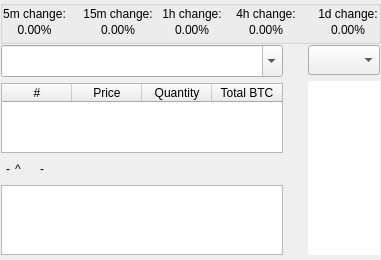
         <widget class="LiveData" name="live_data" native="true">
          <property name="sizePolicy">
           <sizepolicy hsizetype="Preferred" vsizetype="Expanding">
            <horstretch>0</horstretch>
            <verstretch>0</verstretch>
           </sizepolicy>
          </property>
          <layout class="QVBoxLayout" name="verticalLayout_23">
           <property name="spacing">
            <number>0</number>
           </property>
           <property name="leftMargin">
            <number>0</number>
           </property>
           <property name="topMargin">
            <number>0</number>
           </property>
           <property name="rightMargin">
            <number>0</number>
           </property>
           <property name="bottomMargin">
            <number>0</number>
           </property>
           <item>
            <widget class="QGroupBox" name="percent_frame">
             <property name="sizePolicy">
              <sizepolicy hsizetype="Preferred" vsizetype="Fixed">
               <horstretch>0</horstretch>
               <verstretch>0</verstretch>
              </sizepolicy>
             </property>
             <property name="maximumSize">
              <size>
               <width>16777215</width>
               <height>45</height>
              </size>
             </property>
             <layout class="QHBoxLayout" name="percent_changes_bar">
              <property name="spacing">
               <number>0</number>
              </property>
              <property name="leftMargin">
               <number>0</number>
              </property>
              <property name="topMargin">
               <number>0</number>
              </property>
              <property name="rightMargin">
               <number>0</number>
              </property>
              <property name="bottomMargin">
               <number>0</number>
              </property>
              <item>
               <layout class="QVBoxLayout" name="verticalLayout_12">
                <property name="spacing">
                 <number>2</number>
                </property>
                <property name="topMargin">
                 <number>1</number>
                </property>
                <property name="rightMargin">
                 <number>15</number>
                </property>
                <property name="bottomMargin">
                 <number>4</number>
                </property>
                <item>
                 <widget class="QLabel" name="label_27">
                  <property name="sizePolicy">
                   <sizepolicy hsizetype="Minimum" vsizetype="Preferred">
                    <horstretch>0</horstretch>
                    <verstretch>0</verstretch>
                   </sizepolicy>
                  </property>
                  <property name="text">
                   <string>5m change:</string>
                  </property>
                  <property name="alignment">
                   <set>Qt::AlignCenter</set>
                  </property>
                 </widget>
                </item>
                <item>
                 <widget class="QLabel" name="change_5m">
                  <property name="sizePolicy">
                   <sizepolicy hsizetype="Minimum" vsizetype="Preferred">
                    <horstretch>0</horstretch>
                    <verstretch>0</verstretch>
                   </sizepolicy>
                  </property>
                  <property name="text">
                   <string>0.00%</string>
                  </property>
                  <property name="alignment">
                   <set>Qt::AlignCenter</set>
                  </property>
                 </widget>
                </item>
               </layout>
              </item>
              <item>
               <layout class="QVBoxLayout" name="verticalLayout_14">
                <property name="spacing">
                 <number>2</number>
                </property>
                <property name="topMargin">
                 <number>1</number>
                </property>
                <property name="rightMargin">
                 <number>0</number>
                </property>
                <property name="bottomMargin">
                 <number>4</number>
                </property>
                <item>
                 <widget class="QLabel" name="label_23">
                  <property name="sizePolicy">
                   <sizepolicy hsizetype="Minimum" vsizetype="Preferred">
                    <horstretch>0</horstretch>
                    <verstretch>0</verstretch>
                   </sizepolicy>
                  </property>
                  <property name="text">
                   <string>15m change:</string>
                  </property>
                  <property name="alignment">
                   <set>Qt::AlignCenter</set>
                  </property>
                 </widget>
                </item>
                <item>
                 <widget class="QLabel" name="change_15m">
                  <property name="sizePolicy">
                   <sizepolicy hsizetype="Minimum" vsizetype="Preferred">
                    <horstretch>0</horstretch>
                    <verstretch>0</verstretch>
                   </sizepolicy>
                  </property>
                  <property name="text">
                   <string>0.00%</string>
                  </property>
                  <property name="alignment">
                   <set>Qt::AlignCenter</set>
                  </property>
                 </widget>
                </item>
               </layout>
              </item>
              <item>
               <layout class="QVBoxLayout" name="verticalLayout_15">
                <property name="spacing">
                 <number>2</number>
                </property>
                <property name="topMargin">
                 <number>1</number>
                </property>
                <property name="rightMargin">
                 <number>0</number>
                </property>
                <property name="bottomMargin">
                 <number>4</number>
                </property>
                <item>
                 <widget class="QLabel" name="label_24">
                  <property name="sizePolicy">
                   <sizepolicy hsizetype="Minimum" vsizetype="Preferred">
                    <horstretch>0</horstretch>
                    <verstretch>0</verstretch>
                   </sizepolicy>
                  </property>
                  <property name="text">
                   <string>1h change:</string>
                  </property>
                  <property name="alignment">
                   <set>Qt::AlignCenter</set>
                  </property>
                 </widget>
                </item>
                <item>
                 <widget class="QLabel" name="change_1h">
                  <property name="sizePolicy">
                   <sizepolicy hsizetype="Minimum" vsizetype="Preferred">
                    <horstretch>0</horstretch>
                    <verstretch>0</verstretch>
                   </sizepolicy>
                  </property>
                  <property name="text">
                   <string>0.00%</string>
                  </property>
                  <property name="alignment">
                   <set>Qt::AlignCenter</set>
                  </property>
                 </widget>
                </item>
               </layout>
              </item>
              <item>
               <layout class="QVBoxLayout" name="verticalLayout_16">
                <property name="spacing">
                 <number>2</number>
                </property>
                <property name="topMargin">
                 <number>1</number>
                </property>
                <property name="rightMargin">
                 <number>0</number>
                </property>
                <property name="bottomMargin">
                 <number>4</number>
                </property>
                <item>
                 <widget class="QLabel" name="label_22">
                  <property name="sizePolicy">
                   <sizepolicy hsizetype="Minimum" vsizetype="Preferred">
                    <horstretch>0</horstretch>
                    <verstretch>0</verstretch>
                   </sizepolicy>
                  </property>
                  <property name="text">
                   <string>4h change:</string>
                  </property>
                  <property name="alignment">
                   <set>Qt::AlignCenter</set>
                  </property>
                 </widget>
                </item>
                <item>
                 <widget class="QLabel" name="change_4h">
                  <property name="sizePolicy">
                   <sizepolicy hsizetype="Minimum" vsizetype="Preferred">
                    <horstretch>0</horstretch>
                    <verstretch>0</verstretch>
                   </sizepolicy>
                  </property>
                  <property name="text">
                   <string>0.00%</string>
                  </property>
                  <property name="alignment">
                   <set>Qt::AlignCenter</set>
                  </property>
                 </widget>
                </item>
               </layout>
              </item>
              <item>
               <layout class="QVBoxLayout" name="verticalLayout_18">
                <property name="spacing">
                 <number>2</number>
                </property>
                <property name="leftMargin">
                 <number>15</number>
                </property>
                <property name="topMargin">
                 <number>1</number>
                </property>
                <property name="rightMargin">
                 <number>0</number>
                </property>
                <property name="bottomMargin">
                 <number>4</number>
                </property>
                <item>
                 <widget class="QLabel" name="label_44">
                  <property name="text">
                   <string>1d change:</string>
                  </property>
                  <property name="alignment">
                   <set>Qt::AlignCenter</set>
                  </property>
                 </widget>
                </item>
                <item>
                 <widget class="QLabel" name="change_1d">
                  <property name="text">
                   <string>0.00%</string>
                  </property>
                  <property name="alignment">
                   <set>Qt::AlignCenter</set>
                  </property>
                 </widget>
                </item>
               </layout>
              </item>
             </layout>
            </widget>
           </item>
           <item>
            <widget class="QFrame" name="websocket_area">
             <property name="maximumSize">
              <size>
               <width>16777215</width>
               <height>756</height>
              </size>
             </property>
             <layout class="QHBoxLayout" name="horizontalLayout_11">
              <property name="spacing">
               <number>15</number>
              </property>
              <property name="leftMargin">
               <number>1</number>
              </property>
              <property name="topMargin">
               <number>1</number>
              </property>
              <property name="rightMargin">
               <number>1</number>
              </property>
              <property name="bottomMargin">
               <number>5</number>
              </property>
              <item>
               <widget class="QWidget" name="widget_3" native="true">
                <property name="sizePolicy">
                 <sizepolicy hsizetype="Minimum" vsizetype="Preferred">
                  <horstretch>0</horstretch>
                  <verstretch>0</verstretch>
                 </sizepolicy>
                </property>
                <property name="inputMethodHints">
                 <set>Qt::ImhUrlCharactersOnly</set>
                </property>
                <layout class="QGridLayout" name="gridLayout_4">
                 <property name="sizeConstraint">
                  <enum>QLayout::SetNoConstraint</enum>
                 </property>
                 <property name="leftMargin">
                  <number>0</number>
                 </property>
                 <property name="topMargin">
                  <number>0</number>
                 </property>
                 <property name="rightMargin">
                  <number>5</number>
                 </property>
                 <property name="bottomMargin">
                  <number>0</number>
                 </property>
                 <property name="verticalSpacing">
                  <number>0</number>
                 </property>
                 <item row="4" column="0">
                  <widget class="QTableWidget" name="bids_table">
                   <property name="sizePolicy">
                    <sizepolicy hsizetype="Expanding" vsizetype="Expanding">
                     <horstretch>0</horstretch>
                     <verstretch>0</verstretch>
                    </sizepolicy>
                   </property>
                   <property name="maximumSize">
                    <size>
                     <width>16777215</width>
                     <height>16777215</height>
                    </size>
                   </property>
                   <property name="focusPolicy">
                    <enum>Qt::NoFocus</enum>
                   </property>
                   <property name="accessibleDescription">
                    <string notr="true"/>
                   </property>
                   <property name="frameShape">
                    <enum>QFrame::StyledPanel</enum>
                   </property>
                   <property name="frameShadow">
                    <enum>QFrame::Plain</enum>
                   </property>
                   <property name="lineWidth">
                    <number>1</number>
                   </property>
                   <property name="verticalScrollBarPolicy">
                    <enum>Qt::ScrollBarAlwaysOff</enum>
                   </property>
                   <property name="horizontalScrollBarPolicy">
                    <enum>Qt::ScrollBarAlwaysOff</enum>
                   </property>
                   <property name="sizeAdjustPolicy">
                    <enum>QAbstractScrollArea::AdjustToContentsOnFirstShow</enum>
                   </property>
                   <property name="autoScroll">
                    <bool>false</bool>
                   </property>
                   <property name="editTriggers">
                    <set>QAbstractItemView::NoEditTriggers</set>
                   </property>
                   <property name="showDropIndicator" stdset="0">
                    <bool>false</bool>
                   </property>
                   <property name="dragDropOverwriteMode">
                    <bool>true</bool>
                   </property>
                   <property name="alternatingRowColors">
                    <bool>false</bool>
                   </property>
                   <property name="selectionMode">
                    <enum>QAbstractItemView::NoSelection</enum>
                   </property>
                   <property name="selectionBehavior">
                    <enum>QAbstractItemView::SelectRows</enum>
                   </property>
                   <property name="verticalScrollMode">
                    <enum>QAbstractItemView::ScrollPerPixel</enum>
                   </property>
                   <property name="showGrid">
                    <bool>false</bool>
                   </property>
                   <property name="gridStyle">
                    <enum>Qt::NoPen</enum>
                   </property>
                   <property name="cornerButtonEnabled">
                    <bool>false</bool>
                   </property>
                   <attribute name="horizontalHeaderVisible">
                    <bool>false</bool>
                   </attribute>
                   <attribute name="horizontalHeaderCascadingSectionResizes">
                    <bool>true</bool>
                   </attribute>
                   <attribute name="horizontalHeaderDefaultSectionSize">
                    <number>70</number>
                   </attribute>
                   <attribute name="horizontalHeaderHighlightSections">
                    <bool>false</bool>
                   </attribute>
                   <attribute name="horizontalHeaderMinimumSectionSize">
                    <number>15</number>
                   </attribute>
                   <attribute name="horizontalHeaderStretchLastSection">
                    <bool>true</bool>
                   </attribute>
                   <attribute name="verticalHeaderVisible">
                    <bool>false</bool>
                   </attribute>
                   <attribute name="verticalHeaderDefaultSectionSize">
                    <number>16</number>
                   </attribute>
                   <attribute name="verticalHeaderHighlightSections">
                    <bool>false</bool>
                   </attribute>
                   <attribute name="verticalHeaderMinimumSectionSize">
                    <number>0</number>
                   </attribute>
                   <attribute name="verticalHeaderStretchLastSection">
                    <bool>false</bool>
                   </attribute>
                   <column>
                    <property name="text">
                     <string>#</string>
                    </property>
                   </column>
                   <column>
                    <property name="text">
                     <string>Price</string>
                    </property>
                   </column>
                   <column>
                    <property name="text">
                     <string>Quantity</string>
                    </property>
                   </column>
                   <column>
                    <property name="text">
                     <string>Total BTC</string>
                    </property>
                   </column>
                  </widget>
                 </item>
                 <item row="1" column="0">
                  <layout class="QVBoxLayout" name="verticalLayout_9">
                   <property name="bottomMargin">
                    <number>6</number>
                   </property>
                   <item>
                    <widget class="QComboBox" name="coin_selector">
                     <property name="sizePolicy">
                      <sizepolicy hsizetype="Expanding" vsizetype="Preferred">
                       <horstretch>0</horstretch>
                       <verstretch>0</verstretch>
                      </sizepolicy>
                     </property>
                     <property name="minimumSize">
                      <size>
                       <width>0</width>
                       <height>30</height>
                      </size>
                     </property>
                     <property name="maximumSize">
                      <size>
                       <width>16777215</width>
                       <height>16777215</height>
                      </size>
                     </property>
                     <property name="font">
                      <font>
                       <pointsize>15</pointsize>
                      </font>
                     </property>
                     <property name="styleSheet">
                      <string notr="true"/>
                     </property>
                     <property name="editable">
                      <bool>true</bool>
                     </property>
                     <property name="maxVisibleItems">
                      <number>25</number>
                     </property>
                     <property name="insertPolicy">
                      <enum>QComboBox::NoInsert</enum>
                     </property>
                     <property name="sizeAdjustPolicy">
                      <enum>QComboBox::AdjustToContentsOnFirstShow</enum>
                     </property>
                    </widget>
                   </item>
                  </layout>
                 </item>
                 <item row="3" column="0">
                  <widget class="QWidget" name="spread_area" native="true">
                   <property name="sizePolicy">
                    <sizepolicy hsizetype="Expanding" vsizetype="Maximum">
                     <horstretch>0</horstretch>
                     <verstretch>0</verstretch>
                    </sizepolicy>
                   </property>
                   <layout class="QHBoxLayout" name="horizontalLayout_10">
                    <property name="spacing">
                     <number>5</number>
                    </property>
                    <property name="leftMargin">
                     <number>5</number>
                    </property>
                    <property name="topMargin">
                     <number>9</number>
                    </property>
                    <property name="rightMargin">
                     <number>5</number>
                    </property>
                    <property name="bottomMargin">
                     <number>9</number>
                    </property>
                    <item>
                     <widget class="QLabel" name="last_price">
                      <property name="sizePolicy">
                       <sizepolicy hsizetype="Maximum" vsizetype="Preferred">
                        <horstretch>0</horstretch>
                        <verstretch>0</verstretch>
                       </sizepolicy>
                      </property>
                      <property name="minimumSize">
                       <size>
                        <width>0</width>
                        <height>0</height>
                       </size>
                      </property>
                      <property name="maximumSize">
                       <size>
                        <width>16777215</width>
                        <height>16777215</height>
                       </size>
                      </property>
                      <property name="text">
                       <string>-</string>
                      </property>
                      <property name="alignment">
                       <set>Qt::AlignLeading|Qt::AlignLeft|Qt::AlignVCenter</set>
                      </property>
                     </widget>
                    </item>
                    <item>
                     <widget class="QLabel" name="price_arrow">
                      <property name="sizePolicy">
                       <sizepolicy hsizetype="Expanding" vsizetype="Maximum">
                        <horstretch>0</horstretch>
                        <verstretch>0</verstretch>
                       </sizepolicy>
                      </property>
                      <property name="maximumSize">
                       <size>
                        <width>20</width>
                        <height>20</height>
                       </size>
                      </property>
                      <property name="text">
                       <string>^</string>
                      </property>
                      <property name="scaledContents">
                       <bool>true</bool>
                      </property>
                     </widget>
                    </item>
                    <item>
                     <widget class="QLabel" name="spread_label">
                      <property name="sizePolicy">
                       <sizepolicy hsizetype="Maximum" vsizetype="Preferred">
                        <horstretch>0</horstretch>
                        <verstretch>0</verstretch>
                       </sizepolicy>
                      </property>
                      <property name="text">
                       <string>-</string>
                      </property>
                      <property name="alignment">
                       <set>Qt::AlignCenter</set>
                      </property>
                     </widget>
                    </item>
                    <item>
                     <widget class="QLabel" name="usd_value">
                      <property name="sizePolicy">
                       <sizepolicy hsizetype="Expanding" vsizetype="Preferred">
                        <horstretch>0</horstretch>
                        <verstretch>0</verstretch>
                       </sizepolicy>
                      </property>
                      <property name="text">
                       <string/>
                      </property>
                      <property name="alignment">
                       <set>Qt::AlignCenter</set>
                      </property>
                     </widget>
                    </item>
                   </layout>
                  </widget>
                 </item>
                 <item row="2" column="0">
                  <widget class="QTableWidget" name="asks_table">
                   <property name="sizePolicy">
                    <sizepolicy hsizetype="Expanding" vsizetype="Maximum">
                     <horstretch>0</horstretch>
                     <verstretch>0</verstretch>
                    </sizepolicy>
                   </property>
                   <property name="maximumSize">
                    <size>
                     <width>16777215</width>
                     <height>16777215</height>
                    </size>
                   </property>
                   <property name="focusPolicy">
                    <enum>Qt::NoFocus</enum>
                   </property>
                   <property name="accessibleDescription">
                    <string notr="true"/>
                   </property>
                   <property name="frameShape">
                    <enum>QFrame::StyledPanel</enum>
                   </property>
                   <property name="frameShadow">
                    <enum>QFrame::Plain</enum>
                   </property>
                   <property name="lineWidth">
                    <number>1</number>
                   </property>
                   <property name="verticalScrollBarPolicy">
                    <enum>Qt::ScrollBarAlwaysOff</enum>
                   </property>
                   <property name="horizontalScrollBarPolicy">
                    <enum>Qt::ScrollBarAlwaysOff</enum>
                   </property>
                   <property name="sizeAdjustPolicy">
                    <enum>QAbstractScrollArea::AdjustToContentsOnFirstShow</enum>
                   </property>
                   <property name="autoScroll">
                    <bool>false</bool>
                   </property>
                   <property name="autoScrollMargin">
                    <number>16</number>
                   </property>
                   <property name="editTriggers">
                    <set>QAbstractItemView::NoEditTriggers</set>
                   </property>
                   <property name="showDropIndicator" stdset="0">
                    <bool>false</bool>
                   </property>
                   <property name="selectionMode">
                    <enum>QAbstractItemView::NoSelection</enum>
                   </property>
                   <property name="selectionBehavior">
                    <enum>QAbstractItemView::SelectRows</enum>
                   </property>
                   <property name="verticalScrollMode">
                    <enum>QAbstractItemView::ScrollPerPixel</enum>
                   </property>
                   <property name="showGrid">
                    <bool>false</bool>
                   </property>
                   <property name="gridStyle">
                    <enum>Qt::NoPen</enum>
                   </property>
                   <property name="cornerButtonEnabled">
                    <bool>false</bool>
                   </property>
                   <attribute name="horizontalHeaderVisible">
                    <bool>true</bool>
                   </attribute>
                   <attribute name="horizontalHeaderCascadingSectionResizes">
                    <bool>true</bool>
                   </attribute>
                   <attribute name="horizontalHeaderDefaultSectionSize">
                    <number>70</number>
                   </attribute>
                   <attribute name="horizontalHeaderHighlightSections">
                    <bool>false</bool>
                   </attribute>
                   <attribute name="horizontalHeaderMinimumSectionSize">
                    <number>15</number>
                   </attribute>
                   <attribute name="horizontalHeaderStretchLastSection">
                    <bool>true</bool>
                   </attribute>
                   <attribute name="verticalHeaderVisible">
                    <bool>false</bool>
                   </attribute>
                   <attribute name="verticalHeaderCascadingSectionResizes">
                    <bool>false</bool>
                   </attribute>
                   <attribute name="verticalHeaderDefaultSectionSize">
                    <number>16</number>
                   </attribute>
                   <attribute name="verticalHeaderHighlightSections">
                    <bool>false</bool>
                   </attribute>
                   <attribute name="verticalHeaderMinimumSectionSize">
                    <number>0</number>
                   </attribute>
                   <attribute name="verticalHeaderStretchLastSection">
                    <bool>false</bool>
                   </attribute>
                   <column>
                    <property name="text">
                     <string>#</string>
                    </property>
                    <property name="textAlignment">
                     <set>AlignCenter</set>
                    </property>
                   </column>
                   <column>
                    <property name="text">
                     <string>Price</string>
                    </property>
                    <property name="textAlignment">
                     <set>AlignCenter</set>
                    </property>
                   </column>
                   <column>
                    <property name="text">
                     <string>Quantity</string>
                    </property>
                    <property name="textAlignment">
                     <set>AlignCenter</set>
                    </property>
                   </column>
                   <column>
                    <property name="text">
                     <string>Total BTC</string>
                    </property>
                    <property name="textAlignment">
                     <set>AlignCenter</set>
                    </property>
                   </column>
                  </widget>
                 </item>
                </layout>
               </widget>
              </item>
              <item>
               <widget class="QWidget" name="widget" native="true">
                <property name="sizePolicy">
                 <sizepolicy hsizetype="Minimum" vsizetype="Preferred">
                  <horstretch>0</horstretch>
                  <verstretch>0</verstretch>
                 </sizepolicy>
                </property>
                <layout class="QVBoxLayout" name="verticalLayout_8">
                 <property name="leftMargin">
                  <number>5</number>
                 </property>
                 <property name="topMargin">
                  <number>0</number>
                 </property>
                 <property name="rightMargin">
                  <number>0</number>
                 </property>
                 <property name="bottomMargin">
                  <number>0</number>
                 </property>
                 <item>
                  <widget class="QComboBox" name="quote_asset_box">
                   <property name="enabled">
                    <bool>true</bool>
                   </property>
                   <property name="sizePolicy">
                    <sizepolicy hsizetype="Preferred" vsizetype="Minimum">
                     <horstretch>0</horstretch>
                     <verstretch>0</verstretch>
                    </sizepolicy>
                   </property>
                   <property name="minimumSize">
                    <size>
                     <width>0</width>
                     <height>30</height>
                    </size>
                   </property>
                   <property name="styleSheet">
                    <string notr="true"/>
                   </property>
                   <property name="editable">
                    <bool>false</bool>
                   </property>
                   <property name="currentText">
                    <string notr="true"/>
                   </property>
                  </widget>
                 </item>
                 <item>
                  <widget class="NewHist" name="tradeTable">
                   <property name="focusPolicy">
                    <enum>Qt::NoFocus</enum>
                   </property>
                   <property name="frameShape">
                    <enum>QFrame::NoFrame</enum>
                   </property>
                   <property name="frameShadow">
                    <enum>QFrame::Plain</enum>
                   </property>
                   <property name="lineWidth">
                    <number>0</number>
                   </property>
                   <property name="sizeAdjustPolicy">
                    <enum>QAbstractScrollArea::AdjustToContentsOnFirstShow</enum>
                   </property>
                   <property name="editTriggers">
                    <set>QAbstractItemView::NoEditTriggers</set>
                   </property>
                   <property name="dragDropOverwriteMode">
                    <bool>true</bool>
                   </property>
                   <property name="selectionMode">
                    <enum>QAbstractItemView::NoSelection</enum>
                   </property>
                   <property name="selectionBehavior">
                    <enum>QAbstractItemView::SelectRows</enum>
                   </property>
                   <property name="showGrid">
                    <bool>false</bool>
                   </property>
                   <property name="sortingEnabled">
                    <bool>false</bool>
                   </property>
                   <attribute name="horizontalHeaderStretchLastSection">
                    <bool>true</bool>
                   </attribute>
                   <attribute name="verticalHeaderVisible">
                    <bool>false</bool>
                   </attribute>
                  </widget>
                 </item>
                </layout>
               </widget>
              </item>
             </layout>
            </widget>
           </item>
          </layout>
         </widget>
